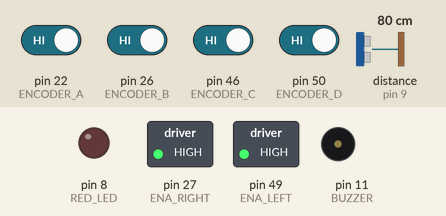
This sketch was run on a simulated Arduino Mega 2560, built with avr-gcc and run on an emulated ATmega2560. Parts: switched loads named in the sketch (green lamp = pin HIGH), output pins drawn as LEDs (lit = HIGH), buzzer (waves = sounding). Wiring (inferred from the names in the program): ultrasonic range finder: trigger pin 10; echo pin 9. Inputs (shaded band) come from the test bench; at power-on: pin 22 (ENCODER_A), pin 26 (ENCODER_B), pin 46 (ENCODER_C), pin 50 (ENCODER_D) HIGH, distance to the obstacle (sensor on pin 9) 80 cm. The echo pulse lasts 58.3 µs per cm; pins used as bus, display or sensor lines are not drawn; what the sketch prints to the serial monitor is not drawn.

Above: at 1.2 s.
1.3 s: distance to the obstacle (sensor on pin 9) set to 12 cm
2.8 s: distance to the obstacle (sensor on pin 9) set to 9 cm
At 3.2 s:
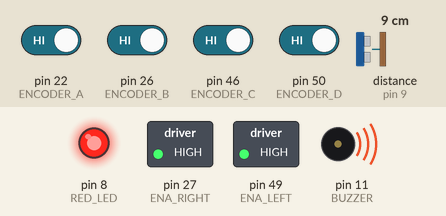
5.9 s: distance to the obstacle (sensor on pin 9) set to 18 cm
At 6.8 s:
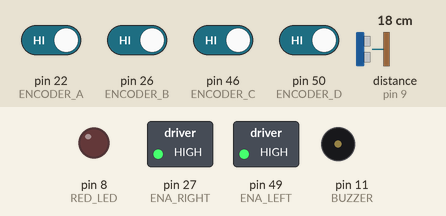
7.4 s: distance to the obstacle (sensor on pin 9) set to 2 cm
At 8.9 s:
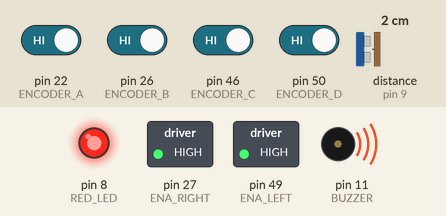
Timing chart, 0 to 9.9 s (numbered marks = the images above; inputs shaded):
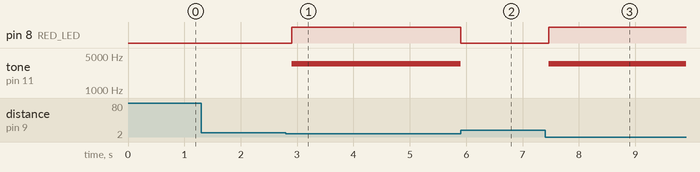

Measured:
- the behaviour switches between 11 and 10 cm on distance to the obstacle (sensor on pin 9) (found by bisection; images 0 and 1)
- after the input at 1.3 s, every drawn part: stays the same
- after the input at 2.8 s, pin 8 (RED_LED): LOW → HIGH after 0.10 s; tone on pin 11 (BUZZER): silent → 3500 Hz after 0.10 s
- after the input at 5.9 s, pin 8 (RED_LED): HIGH → LOW at once; tone on pin 11 (BUZZER): 3500 Hz → silent at once
- after the input at 7.4 s, pin 8 (RED_LED): LOW → HIGH after 0.06 s; tone on pin 11 (BUZZER): silent → 3500 Hz after 0.06 s

The sketch:

control_woPID.ino
```cpp
#include <AccelStepper.h>

// Pin definitions
#define STEP_PIN 23 //right
#define DIR_PIN 25
#define ENCODER_A 22
#define ENCODER_B 26
#define STEP_PIN2 53 //left
#define DIR_PIN2 51
#define ENCODER_C 46
#define ENCODER_D 50
#define PWM_INPUT 37       // Throttle control
#define TURN_PIN 39        // Steering control
#define EMERGENCY_PIN 41   // Emergency shutdown input
#define ENA_RIGHT 27       // Right motor enable
#define ENA_LEFT 49        // Left motor enable

// Alert system pins
#define TRIG_RED 10
#define ECHO_RED 9
#define RED_LED 8
#define BUZZER 11
#define ALERT_DISTANCE 4.0

bool redAlert = false;
float currentDistance = 0.0;
unsigned long lastDistanceCheck = 0;
bool emergencyStopActive = false;

// Stepper motor setups
AccelStepper stepper(1, STEP_PIN, DIR_PIN);   // Left motor
AccelStepper stepper2(1, STEP_PIN2, DIR_PIN2); // Right motor

// Encoder variables
volatile long encoderCount = 0;
volatile long encoderCount2 = 0;
int lastAState = LOW;
int lastCState = LOW;

// PWM control variables
volatile unsigned long throttleStart = 0;
volatile unsigned long throttleValue = 1500;
volatile unsigned long steerStart = 0;
volatile unsigned long steerValue = 1500;
volatile unsigned long emergencyStart = 0;
volatile unsigned long emergencyValue = 1500;
bool needsArming = false;

// State management variables
char activeCommand = 'N'; // 'N' none, 'T' throttle, 'S' steering
unsigned long throttleActivationTime = 0;
unsigned long steerActivationTime = 0;

// System constants
const float STEPS_PER_REV = 121600.0;
const float ENCODER_TICKS_PER_REV = 38000.0;
const float WHEEL_CIRCUMFERENCE = 0.41;
const float MAX_SPEED = 50000.0;
const int DEAD_ZONE = 50;
const int EMERGENCY_DEAD_ZONE = 10; // 10μs dead zone for emergency stop
const int MOTOR1_DIRECTION = -1;  // Left motor direction
const int MOTOR2_DIRECTION = -1;  // Right motor direction

// Timing variables
unsigned long lastCheckTime = 0;
long lastEncoderCount = 0;
long lastEncoderCount2 = 0;

float getDistance(int trigPin, int echoPin) {
  digitalWrite(trigPin, LOW);
  delayMicroseconds(2);
  digitalWrite(trigPin, HIGH);
  delayMicroseconds(10);
  digitalWrite(trigPin, LOW);
  long duration = pulseIn(echoPin, HIGH);
  return (duration * 0.0133) / 2;
}

class InterruptWrapper {
public:
  static void readThrottle() {
    if (digitalRead(PWM_INPUT)) {
      throttleStart = micros();
    } else {
      if (throttleStart != 0) {
        throttleValue = micros() - throttleStart;
        throttleStart = 0;
      }
    }
  }

  static void readSteering() {
    if (digitalRead(TURN_PIN)) {
      steerStart = micros();
    } else {
      if (steerStart != 0) {
        steerValue = micros() - steerStart;
        steerStart = 0;
      }
    }
  }

  static void readEmergency() {
    if (digitalRead(EMERGENCY_PIN)) {
      emergencyStart = micros();
    } else {
      if (emergencyStart != 0) {
        emergencyValue = micros() - emergencyStart;
        emergencyStart = 0;
      }
    }
  }
};

void setup() {
  Serial.begin(115200);

  pinMode(TRIG_RED, OUTPUT);
  pinMode(ECHO_RED, INPUT);
  pinMode(RED_LED, OUTPUT);
  pinMode(BUZZER, OUTPUT);

  // Motor enable pins
  pinMode(ENA_LEFT, OUTPUT);
  pinMode(ENA_RIGHT, OUTPUT);
  digitalWrite(ENA_LEFT, HIGH);  // Initially disabled (active low)
  digitalWrite(ENA_RIGHT, HIGH); // Initially disabled (active low)

  // Encoder setup
  pinMode(ENCODER_A, INPUT_PULLUP);
  pinMode(ENCODER_B, INPUT_PULLUP);
  pinMode(ENCODER_C, INPUT_PULLUP);
  pinMode(ENCODER_D, INPUT_PULLUP);

  // PWM inputs
  pinMode(PWM_INPUT, INPUT);
  pinMode(TURN_PIN, INPUT);
  pinMode(EMERGENCY_PIN, INPUT);
  attachInterrupt(digitalPinToInterrupt(PWM_INPUT), InterruptWrapper::readThrottle, CHANGE);
  attachInterrupt(digitalPinToInterrupt(TURN_PIN), InterruptWrapper::readSteering, CHANGE);
  attachInterrupt(digitalPinToInterrupt(EMERGENCY_PIN), InterruptWrapper::readEmergency, CHANGE);

  // Stepper configurations
  stepper.setMaxSpeed(MAX_SPEED);
  stepper.setAcceleration(5000);
  stepper.disableOutputs();

  stepper2.setMaxSpeed(MAX_SPEED);
  stepper2.setAcceleration(5000);
  stepper2.disableOutputs();

  Serial.println("Dual Motor System Ready - Exclusive Control");
  Serial.println("Send 'n' for emergency stop");
}

void loop() {
  checkEmergencyStop();

  if (millis() - lastDistanceCheck >= 100) {
    currentDistance = getDistance(TRIG_RED, ECHO_RED);
    redAlert = currentDistance <= ALERT_DISTANCE;
    digitalWrite(RED_LED, redAlert ? HIGH : LOW);
    tone(BUZZER, redAlert ? 3500 : 0);
    lastDistanceCheck = millis();
  }

  if (!emergencyStopActive) {
    checkSerial();
    updateEncoders();
    controlMotors();
    logVelocities();
  }
}

void checkEmergencyStop() {
  unsigned long emergency = constrain(emergencyValue, 1000, 2000);

  // Add 10μs dead zone at both ends
  bool emergencyCondition = (emergency <= (1000 + EMERGENCY_DEAD_ZONE)) ||
                          (emergency >= (2000 - EMERGENCY_DEAD_ZONE));

  if (emergencyCondition) {
    if (!emergencyStopActive) {
      emergencyStopActive = true;
      digitalWrite(ENA_LEFT, HIGH);   // Disable left motor
      digitalWrite(ENA_RIGHT, HIGH);  // Disable right motor
      stepper.disableOutputs();
      stepper2.disableOutputs();
      Serial.println("EMERGENCY STOP ACTIVATED VIA PWM SIGNAL");
    }
  } else {
    if (emergencyStopActive) {
      emergencyStopActive = false;
      needsArming = true;
      Serial.println("Emergency condition cleared, needs re-arming");
    }
  }
}

void updateEncoders() {
  int currentA = digitalRead(ENCODER_A);
  if (currentA != lastAState) {
    encoderCount += (digitalRead(ENCODER_B) != currentA) ? 1 : -1;
    lastAState = currentA;
  }

  int currentC = digitalRead(ENCODER_C);
  if (currentC != lastCState) {
    encoderCount2 += (digitalRead(ENCODER_D) != currentC) ? 1 : -1;
    lastCState = currentC;
  }
}

void controlMotors() {
  if (needsArming) {
    handleArming();
    return;
  }

  unsigned long throttle = constrain(throttleValue, 1000, 2000);
  unsigned long steering = constrain(steerValue, 1000, 2000);
  int throttleDiff = throttle - 1500;
  int steerDiff = steering - 1500;

  bool throttleActive = abs(throttleDiff) > DEAD_ZONE;
  bool steerActive = abs(steerDiff) > DEAD_ZONE;

  if (throttleActive) {
    if (throttleActivationTime == 0) throttleActivationTime = millis();
  } else {
    throttleActivationTime = 0;
  }

  if (steerActive) {
    if (steerActivationTime == 0) steerActivationTime = millis();
  } else {
    steerActivationTime = 0;
  }

  if (activeCommand == 'N') {
    if (throttleActive || steerActive) {
      if (throttleActive && !steerActive) activeCommand = 'T';
      else if (steerActive && !throttleActive) activeCommand = 'S';
      else {
        if (throttleActivationTime < steerActivationTime) activeCommand = 'T';
        else if (steerActivationTime < throttleActivationTime) activeCommand = 'S';
        else activeCommand = abs(throttleDiff) >= abs(steerDiff) ? 'T' : 'S';
      }
    }
  } else {
    if ((activeCommand == 'T' && !throttleActive) || (activeCommand == 'S' && !steerActive)) {
      activeCommand = 'N';
    }
  }

  switch (activeCommand) {
    case 'T': handleThrottle(throttleDiff); break;
    case 'S': handleSteering(steerDiff); break;
    default: stopMotors(); break;
  }
}

void handleThrottle(int throttleDiff) {
  if (redAlert) {
    // Reverse direction when alert is active
    throttleDiff = constrain(throttleDiff, 0, 500);
    float forwardSpeed = abs(throttleDiff/500.0) * MAX_SPEED;

    // Modified direction for forward movement during alert
    stepper.setSpeed(forwardSpeed * MOTOR1_DIRECTION);
    stepper2.setSpeed(-forwardSpeed * MOTOR2_DIRECTION);
  } else {
    float speed = (throttleDiff / 500.0) * MAX_SPEED;
    speed = constrain(speed, -MAX_SPEED, MAX_SPEED);
    stepper.setSpeed(speed * MOTOR1_DIRECTION);
    stepper2.setSpeed(-speed * MOTOR2_DIRECTION);
  }
  enableMotors();
}

void handleSteering(int steerDiff) {
  if (!redAlert) {
    float turnSpeed = (steerDiff / 500.0) * MAX_SPEED;
    turnSpeed = constrain(turnSpeed, -MAX_SPEED, MAX_SPEED);

    if(steerDiff > 0) {
      stepper.setSpeed(turnSpeed * MOTOR1_DIRECTION);
      stepper2.setSpeed(turnSpeed * MOTOR2_DIRECTION);
    } else {
      stepper.setSpeed(turnSpeed * MOTOR1_DIRECTION);
      stepper2.setSpeed(turnSpeed * MOTOR2_DIRECTION);
    }
    enableMotors();
  }
}

void enableMotors() {
  digitalWrite(ENA_LEFT, LOW);    // Enable left motor
  digitalWrite(ENA_RIGHT, LOW);   // Enable right motor
  if (!stepper.isRunning()) stepper.enableOutputs();
  if (!stepper2.isRunning()) stepper2.enableOutputs();
  stepper.runSpeed();
  stepper2.runSpeed();
}

void stopMotors() {
  stepper.stop();
  stepper2.stop();
  stepper.disableOutputs();
  stepper2.disableOutputs();
  digitalWrite(ENA_LEFT, HIGH);   // Disable left motor
  digitalWrite(ENA_RIGHT, HIGH);  // Disable right motor
}

void handleArming() {
  if (throttleValue >= 1490 && throttleValue <= 1510 && !emergencyStopActive) {
    needsArming = false;
    encoderCount = encoderCount2 = 0;
    stepper.setCurrentPosition(0);
    stepper2.setCurrentPosition(0);
    activeCommand = 'N';
    throttleActivationTime = 0;
    steerActivationTime = 0;
    Serial.println("System re-armed");
  } else {
    stopMotors();
  }
}

void checkSerial() {
  if (Serial.available()) {
    char cmd = Serial.read();
    if (cmd == 'n') {
      emergencyStop();
    }
    while (Serial.available()) Serial.read();
  }
}

void emergencyStop() {
  needsArming = true;
  emergencyStopActive = true;
  stopMotors();
  encoderCount = encoderCount2 = 0;
  stepper.setCurrentPosition(0);
  stepper2.setCurrentPosition(0);
  activeCommand = 'N';
  throttleActivationTime = 0;
  steerActivationTime = 0;
  Serial.println("EMERGENCY STOP - Return to neutral to re-arm");
}

void logVelocities() {
  if (millis() - lastCheckTime >= 200) {
    float deltaTime = (millis() - lastCheckTime) / 1000.0;
    if(deltaTime <= 0) deltaTime = 0.0001;

    unsigned long currentThrottle, currentSteering, currentEmergency;
    noInterrupts();
    currentThrottle = throttleValue;
    currentSteering = steerValue;
    currentEmergency = emergencyValue;
    interrupts();

    currentThrottle = constrain(currentThrottle, 1000, 2000);
    currentSteering = constrain(currentSteering, 1000, 2000);
    currentEmergency = constrain(currentEmergency, 1000, 2000);

    float deltaTicks = encoderCount - lastEncoderCount;
    float velocity = ((deltaTicks / ENCODER_TICKS_PER_REV) * WHEEL_CIRCUMFERENCE) / deltaTime;

    float deltaTicks2 = encoderCount2 - lastEncoderCount2;
    float velocity2 = ((deltaTicks2 / ENCODER_TICKS_PER_REV) * WHEEL_CIRCUMFERENCE) / deltaTime;

    if(isnan(velocity)) velocity = 0;
    if(isnan(velocity2)) velocity2 = 0;

    Serial.print("Active: ");
    Serial.print(activeCommand);
    Serial.print(" | Throttle: ");
    Serial.print(currentThrottle);
    Serial.print("μs | Steering: ");
    Serial.print(currentSteering);
    Serial.print("μs | Emergency: ");
    Serial.print(currentEmergency);
    Serial.print("μs | M1: ");
    Serial.print(encoderCount);
    Serial.print("ticks (");
    Serial.print(velocity * MOTOR1_DIRECTION, 4);
    Serial.print("m/s) | M2: ");
    Serial.print(encoderCount2);
    Serial.print("ticks (");
    Serial.print(velocity2 * MOTOR2_DIRECTION, 4);
    Serial.print("m/s) | Dist: ");
    Serial.print(currentDistance);
    Serial.print("in | EStop: ");
    Serial.println(emergencyStopActive ? "YES" : "NO");

    lastEncoderCount = encoderCount;
    lastEncoderCount2 = encoderCount2;
    lastCheckTime = millis();
  }
}
```
